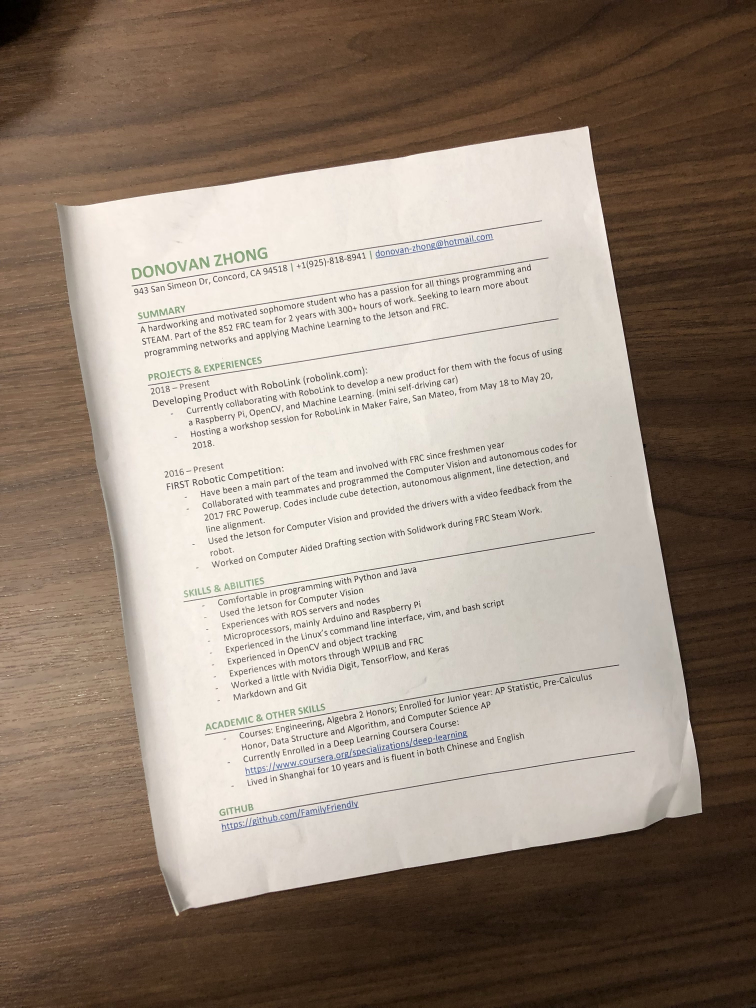
#> input picture images/image1.jpg, 3024 x 4032 px (shown at 1/4 size)
$ python -i scanner.py   (imports and definitions only)   (older library calls are emulated)
#> lines starting #> are read from the running program, lines starting #| are printed output that depends on the picture; after the words box and inside, x2 and y2 are one past the last pixel; in counts of white or black regions, pixels touching at a corner belong together
#> further down, picture is the input picture: shape (4032, 3024, 3); mean B, G, R 126.3, 139.4, 153.7
### utils.py
import cv2
import numpy as np


def cancel_noise(img):
    # blur and make image binary
    # img = cv2.GaussianBlur(img, (5, 5), 0)
    img = cv2.bilateralFilter(img, 9, 75, 75)
    # img = cv2.medianBlur(img, 5)

    upper = np.array([255])
    lower = np.array([120])

    mask = cv2.inRange(img, lower, upper)

    return mask


# [12 lines left out: function resize, not called in this run]

### scanner.py
from transform import four_point_transform
from utils import *
from skimage.filters import threshold_local
import cv2
import imutils


def scan(img):
    ratio = img.shape[0] / 500.0
#> ratio = 8.06

    # save original so it doesnt get changed
    orig = img.copy()
    image = imutils.resize(img, height=500)
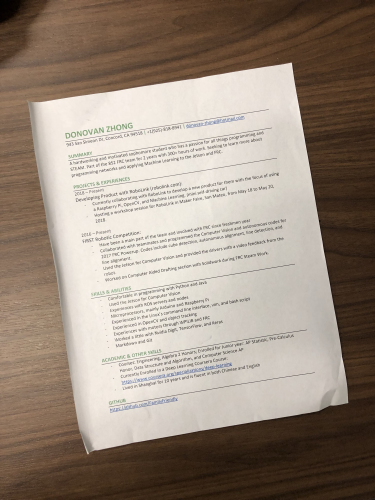
#> image: shape (500, 375, 3); mean B, G, R 126.3, 139.4, 153.7

    gray = cv2.cvtColor(image, cv2.COLOR_BGR2GRAY)
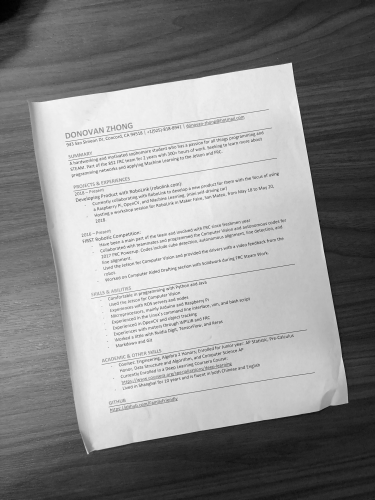
#> gray: shape (500, 375); min 1, max 246, mean 142.2
    gray = cancel_noise(gray)
#> in cancel_noise, `img = cv2.bilateralFilter(img, 9, 75, 75)`:
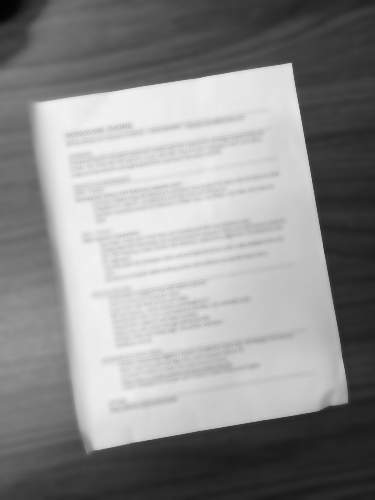
#> img: shape (500, 375); min 2, max 242, mean 142.4
#> in cancel_noise, `mask = cv2.inRange(img, lower, upper)`:
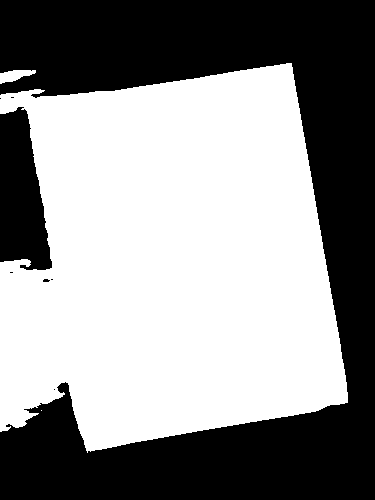
#> mask: shape (500, 375); 56% white; 8 black regions (6 under 20 px), largest, box (x1, y1, x2, y2) and area: (0, 0, 375, 500) 76395, (0, 107, 52, 270) 6060

    binary = cv2.Canny(gray, 75, 200)
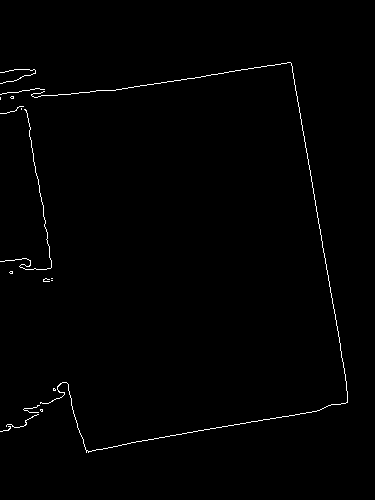
#> binary: shape (500, 375); 0.82% white in thin lines or dots, all inside (x1, y1, x2, y2) = (0, 62, 348, 453)

    try:
        im2, cnts, hierarchy = cv2.findContours(binary, cv2.RETR_EXTERNAL, cv2.CHAIN_APPROX_SIMPLE)
#> cnts = 17 contours, all with area under 20

        cnts = max(cnts, key=cv2.contourArea)
#> cnts = contour of 715 points, box (x1, y1, x2, y2) (31, 62, 348, 453), area 9

        # approximate the contour
        peri = cv2.arcLength(cnts, True)
#> peri = 2130.9

        approx = cv2.approxPolyDP(cnts, 0.02 * peri, True)
#> approx = [[290, 62], [31, 94], [290, 62], [345, 374], [91, 451], [62, 382], [86, 452], [347, 402]]
        assert len(approx) == 4


        cv2.drawContours(image, cnts, -1, (0, 255, 0), 2)
        print("hello i was here")

        # apply the four point transform to obtain a top-down
        # view of the original image
        warped = four_point_transform(orig, approx.reshape(4, 2) * ratio)

        # convert the warped image to grayscale, then threshold it
        # to give it that 'black and white' paper effect
        warped = cv2.cvtColor(warped, cv2.COLOR_BGR2GRAY)
        T = threshold_local(warped, 11, offset=10, method="gaussian")
        warped = (warped > T).astype("uint8") * 255

        return warped

    except:
        print("Unacceptable photo, try taking another one!")

>>> import cv2
>>> picture = cv2.imread('images/image1.jpg')
>>> result = scan(picture)

$ run again, on images/image2.jpg
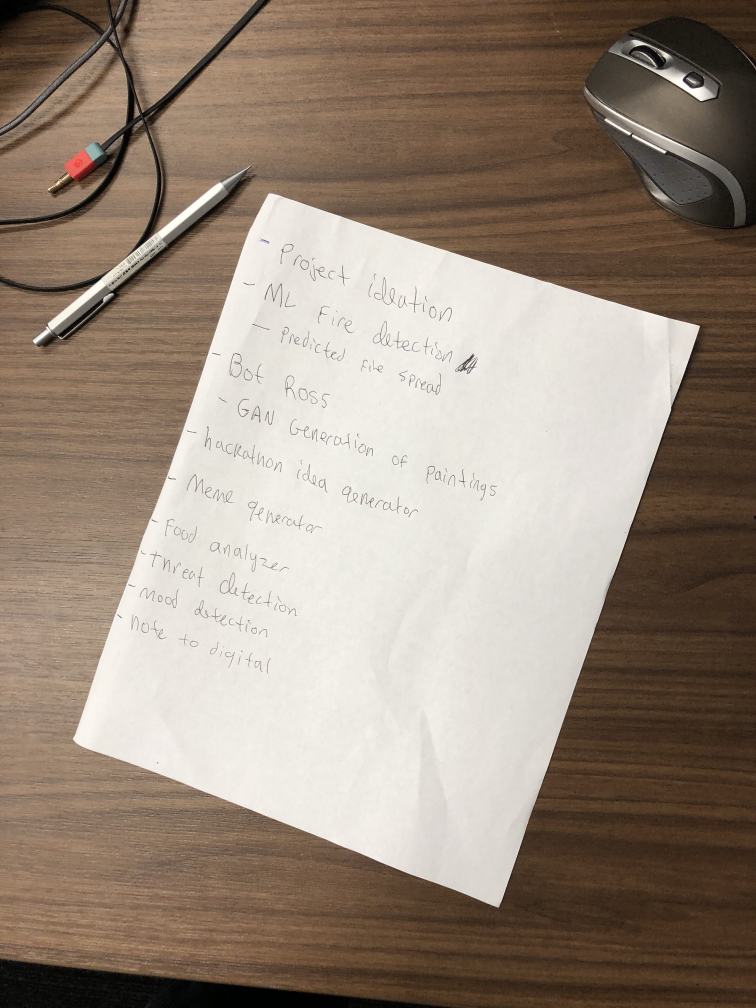
#> input picture images/image2.jpg, 3024 x 4032 px (shown at 1/4 size)
#> picture is the input picture: shape (4032, 3024, 3); mean B, G, R 122.8, 136.7, 151.9
#> in cancel_noise, `mask = cv2.inRange(img, lower, upper)`:
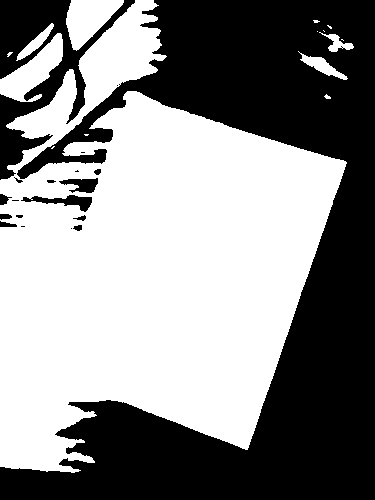
#> mask: shape (500, 375); 54.3% white; 19 black regions (7 under 20 px), largest, box (x1, y1, x2, y2) and area: (0, 0, 375, 500) 77010, (0, 0, 135, 180) 7465, (21, 195, 92, 212) 482
#> in scan, `binary = cv2.Canny(gray, 75, 200)`:
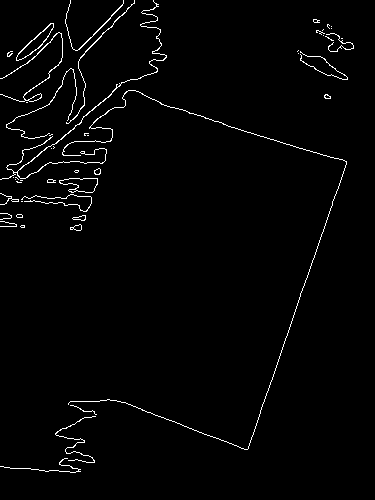
#> binary: shape (500, 375); 1.9% white in thin lines or dots, all inside (x1, y1, x2, y2) = (0, 0, 354, 473)
#> in scan, `im2, cnts, hierarchy = cv2.findContours(binary, cv2.RETR_EXTERNAL, cv2..`: cnts = 49 contours, 39 with area under 20; largest, box (x1, y1, x2, y2) and area: (16, 23, 54, 61) 392, (59, 178, 98, 193) 354, (0, 0, 167, 180) 110, (0, 32, 63, 102) 99, (66, 0, 135, 124) 44
#> in scan, `cnts = max(cnts, key=cv2.contourArea)`: cnts = contour of 40 points, box (x1, y1, x2, y2) (16, 23, 54, 61), area 392
#> peri = 113.4
#> approx = [[53, 23], [18, 53], [16, 60], [38, 48], [48, 36]]

$ run again, on images/image3.jpg
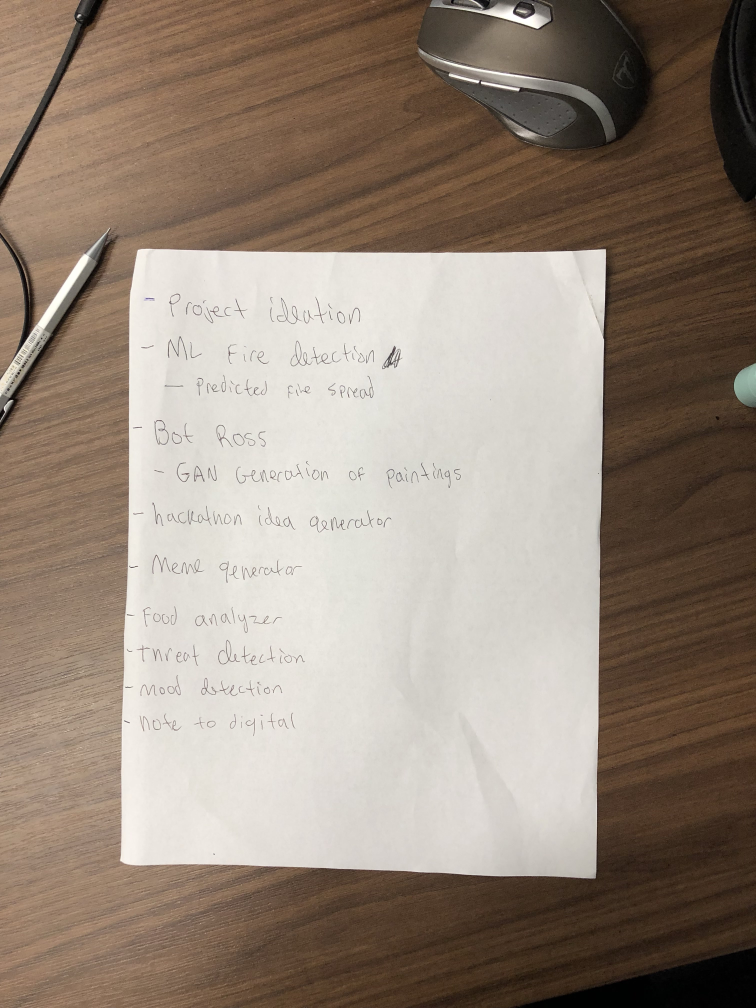
#> input picture images/image3.jpg, 3024 x 4032 px (shown at 1/4 size)
#> picture is the input picture: shape (4032, 3024, 3); mean B, G, R 122.4, 135.5, 150.1
#> in cancel_noise, `mask = cv2.inRange(img, lower, upper)`:
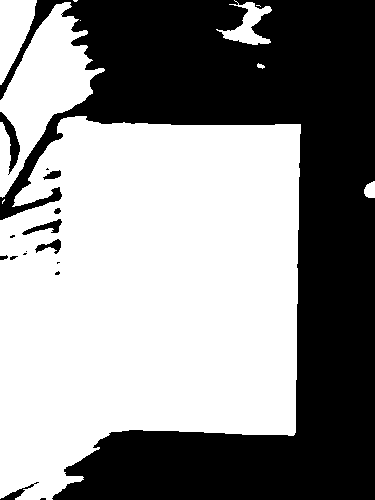
#> mask: shape (500, 375); 55.8% white; 16 black regions (7 under 20 px), largest, box (x1, y1, x2, y2) and area: (0, 0, 375, 500) 81573, (0, 112, 20, 175) 448, (22, 219, 62, 235) 238
#> in scan, `binary = cv2.Canny(gray, 75, 200)`:
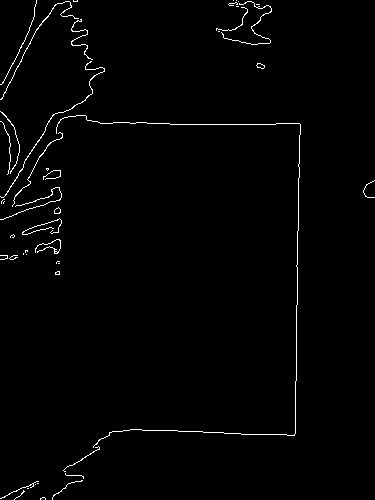
#> binary: shape (500, 375); 1.4% white in thin lines or dots
#> in scan, `im2, cnts, hierarchy = cv2.findContours(binary, cv2.RETR_EXTERNAL, cv2..`: cnts = 46 contours, 42 with area under 20; largest, box (x1, y1, x2, y2) and area: (0, 61, 105, 198) 39, (54, 207, 61, 214) 28, (256, 63, 265, 69) 27, (0, 1, 79, 100) 25
#> in scan, `cnts = max(cnts, key=cv2.contourArea)`: cnts = contour of 219 points, box (x1, y1, x2, y2) (0, 61, 105, 198), area 39
#> peri = 443
#> approx = [[104, 68], [86, 64], [104, 69], [92, 93], [52, 115], [1, 197], [51, 117], [85, 100]]
